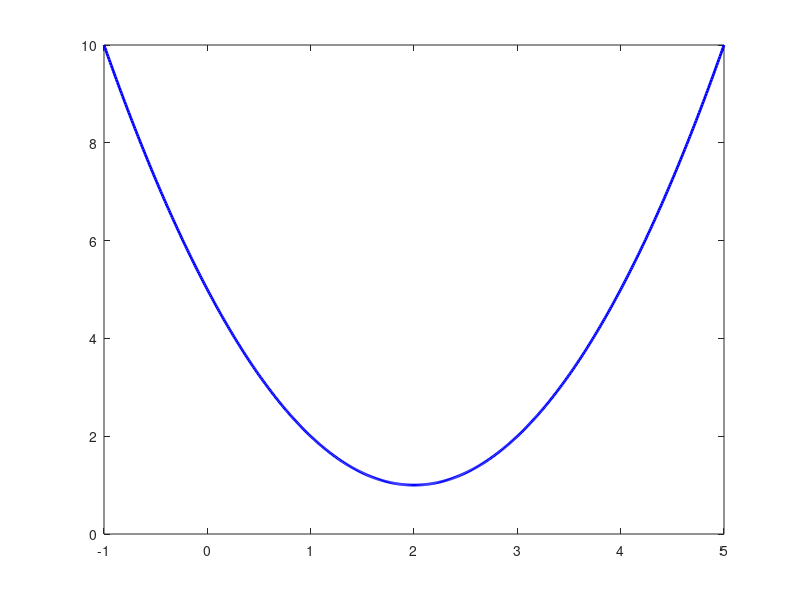

The MATLAB script that drew this image: (Note: this script raises an error after producing the figure.)
%% MATLAB 4대 함수 씹어먹기 — 파트 3: fminsearch
% 강의 실습 스크립트 | 실행: F5 또는 섹션별 Ctrl+Enter

%% ========================================================
%  섹션 0: fzero vs fminsearch 차이 시각화
% =========================================================
fprintf('=== fzero vs fminsearch 차이 ===\n');

f_demo = @(x) (x-2).^2 + 1;   % 최솟값: x=2, f=1

figure('Name', 'fzero vs fminsearch');
x_range = -1:0.01:5;
plot(x_range, f_demo(x_range), 'b-', 'LineWidth', 2);
hold on; yline(0, 'r--', 'LineWidth', 1);
plot(2, 1, 'g^', 'MarkerSize', 14, 'MarkerFaceColor', 'g');
xlabel('x'); ylabel('f(x)');
title('fzero는 x축 교차점, fminsearch는 골짜기 바닥');
legend('f(x)', 'f(x)=0 기준선', '최솟점 (fminsearch 목표)');
grid on;
fprintf('(x-2)^2+1 의 최솟값: x=2 에서 f=1\n');
fprintf('이 함수는 x축을 통과하지 않으므로 fzero 사용 불가!\n\n');

[x_min, f_min] = fminsearch(f_demo, 0);
fprintf('fminsearch 결과: x=%.6f, f=%.6f\n\n', x_min, f_min);

%% ========================================================
%  예시 1: 커브피팅 — 지수 모델 파라미터 추정
% =========================================================
fprintf('=== 예시 1: 커브피팅 (y = a·exp(b·x)) ===\n');

x_data = [10, 20, 30, 40, 50, 60, 70, 80];
y_data = [2.1, 3.8, 7.2, 13.5, 25.1, 46.8, 88.2, 163.0];

model  = @(p, x) p(1) * exp(p(2) * x);
obj_fn = @(p) sum((y_data - model(p, x_data)).^2);

params0 = [1, 0.05];
options = optimset('TolFun', 1e-10, 'TolX', 1e-10, 'MaxIter', 5000, 'Display', 'off');
[p_opt, rss, flag] = fminsearch(obj_fn, params0, options);

fprintf('초기 RSS: %.4f\n', obj_fn(params0));
fprintf('최적 a = %.4f,  b = %.6f\n', p_opt(1), p_opt(2));
fprintf('최종 RSS = %.6f,  flag = %d\n\n', rss, flag);

figure('Name', '예시 1: 커브피팅');
x_fit = linspace(10, 80, 200);
plot(x_data, y_data, 'ro', 'MarkerSize', 10, 'LineWidth', 2);
hold on;
plot(x_fit, model(p_opt, x_fit), 'b-', 'LineWidth', 2);
plot(x_fit, model(params0, x_fit), 'g--', 'LineWidth', 1.5);
xlabel('온도 (°C)'); ylabel('반응 속도');
title(sprintf('커브피팅: y = %.4f·exp(%.5f·x)', p_opt(1), p_opt(2)));
legend('측정 데이터', '최적 피팅', '초기값 모델'); grid on;

%% ========================================================
%  예시 2: 물류 창고 최적 입지
% =========================================================
fprintf('=== 예시 2: 물류 창고 최적 입지 ===\n');

stores  = [10, 40; 60, 20; 35, 70];   % 매장 위치 (km)
weights = [3, 5, 2];                   % 물량 가중치

cost = @(pos) sum(weights .* sqrt((stores(:,1)' - pos(1)).^2 + ...
                                   (stores(:,2)' - pos(2)).^2));

x0 = [mean(stores(:,1)), mean(stores(:,2))];
fprintf('초기값 (중심): (%.1f, %.1f) km,  초기 비용: %.4f km\n', ...
    x0(1), x0(2), cost(x0));

options = optimset('TolFun', 1e-8, 'TolX', 1e-8, 'Display', 'off');
[pos_opt, cost_opt, flag] = fminsearch(cost, x0, options);

fprintf('최적 위치: (%.2f, %.2f) km\n', pos_opt(1), pos_opt(2));
fprintf('최소 비용: %.4f km  (개선: %.4f km)\n', cost_opt, cost(x0)-cost_opt);
fprintf('flag = %d\n\n', flag);

figure('Name', '예시 2: 물류 최적화');
store_names = {'매장A (w=3)', '매장B (w=5)', '매장C (w=2)'};
scatter(stores(:,1), stores(:,2), 200, 'bs', 'filled'); hold on;
scatter(pos_opt(1), pos_opt(2), 300, 'r^', 'filled');
scatter(x0(1), x0(2), 200, 'g^');
for i = 1:3
    plot([pos_opt(1), stores(i,1)], [pos_opt(2), stores(i,2)], 'r--', 'LineWidth', 1.5);
    text(stores(i,1)+1.5, stores(i,2)+1.5, store_names{i}, 'FontSize', 11);
end
xlabel('x (km)'); ylabel('y (km)');
title('물류 창고 최적 입지 선정');
legend('매장', '최적 창고', '초기 추정(중심)'); grid on; axis equal;

%% ========================================================
%  예시 3: 비볼록 함수 — 지역 최솟값 함정 (Himmelblau)
% =========================================================
fprintf('=== 예시 3: 지역 최솟값 함정 (Himmelblau 함수) ===\n');
fprintf('f(x,y) = (x^2+y-11)^2 + (x+y^2-7)^2\n');
fprintf('알려진 최솟값 4개: (3,2), (-2.805,3.131), (-3.779,-3.283), (3.584,-1.848)\n\n');

himmel = @(v) (v(1)^2 + v(2) - 11)^2 + (v(1) + v(2)^2 - 7)^2;

% 등고선 시각화
[X, Y] = meshgrid(-5:0.05:5, -5:0.05:5);
Z = (X.^2 + Y - 11).^2 + (X + Y.^2 - 7).^2;

figure('Name', '예시 3: Himmelblau 함수');
subplot(1,2,1);
contourf(X, Y, Z, 30, 'LineColor', 'none'); colorbar;
title('등고선 (색이 진할수록 낮음)'); xlabel('x'); ylabel('y');

subplot(1,2,2);
surf(X, Y, log(Z+1), 'EdgeColor', 'none'); view(45, 45);
title('3D 표면 (log 스케일)'); xlabel('x'); ylabel('y');

% 4가지 초기값
init_pts = [0, 0; -1, 3; -3, -3; 4, -2];
opts = optimset('TolFun', 1e-10, 'TolX', 1e-10, 'Display', 'off');

fprintf('%-15s %-20s %-12s %-6s\n', '초기값', '수렴점', 'f(x,y)', 'flag');
fprintf('%s\n', repmat('-', 1, 58));
for i = 1:4
    [xi, fi, flagi] = fminsearch(himmel, init_pts(i,:), opts);
    fprintf('(%2.0f,%2.0f)         (%.3f, %.3f)     %.2e    %d\n', ...
        init_pts(i,1), init_pts(i,2), xi(1), xi(2), fi, flagi);
end
fprintf('\n→ 같은 함수인데 초기값에 따라 다른 최솟값 수렴!\n\n');

%% ========================================================
%  학생 실습 정답
% =========================================================
fprintf('=== 실습 문제 3 정답: 2변수 함수 최솟값 ===\n');
f3 = @(v) (v(1)-2)^4 + (v(1)-2*v(2))^2;
[x3_opt, f3_val] = fminsearch(f3, [0, 0]);
fprintf('최솟점: x=%.6f, y=%.6f\n', x3_opt(1), x3_opt(2));
fprintf('최솟값: f=%.2e\n\n', f3_val);

fprintf('=== 실습 문제 4 정답: sin 모델 커브피팅 ===\n');
x_d = [0, 0.5, 1.0, 1.5, 2.0, 2.5, 3.0];
y_d = [0.3, 1.8, 2.1, 1.2, -0.5, -1.9, -2.0];
sin_model = @(p, x) p(1)*sin(p(2)*x + p(3));
sin_obj   = @(p) sum((y_d - sin_model(p, x_d)).^2);
[p4, rss4] = fminsearch(sin_obj, [2, 2, 0]);
fprintf('a=%.4f,  b=%.4f,  c=%.4f\n', p4(1), p4(2), p4(3));
fprintf('RSS = %.6f\n\n', rss4);

figure('Name', '실습4: sin 모델 피팅');
x_fine = linspace(0, 3, 200);
plot(x_d, y_d, 'ro', 'MarkerSize', 10, 'LineWidth', 2); hold on;
plot(x_fine, sin_model(p4, x_fine), 'b-', 'LineWidth', 2);
xlabel('x'); ylabel('y');
title(sprintf('y = %.3f·sin(%.3f·x + %.3f)', p4));
legend('데이터', '피팅 모델'); grid on;

%% ========================================================
%  보너스: Himmelblau 함수의 4개 최솟값 모두 찾기
% =========================================================
fprintf('=== 보너스: 4개 최솟값 모두 탐색 ===\n');

% 넓은 그리드에서 여러 초기값 시도
[X_grid, Y_grid] = meshgrid(-4:2:4, -4:2:4);
found_mins = [];

for i = 1:numel(X_grid)
    x0_i = [X_grid(i), Y_grid(i)];
    [xi, fi] = fminsearch(himmel, x0_i, opts);
    if fi < 1e-5  % 실제 최솟값 근방
        % 중복 제거 (거리 0.1 이내)
        if isempty(found_mins) || min(sqrt(sum((found_mins - xi).^2, 2))) > 0.1
            found_mins = [found_mins; xi]; %#ok<AGROW>
        end
    end
end

fprintf('발견된 최솟값:\n');
for k = 1:size(found_mins, 1)
    fprintf('  (%.4f, %.4f)  f=%.2e\n', found_mins(k,1), found_mins(k,2), ...
        himmel(found_mins(k,:)));
end
